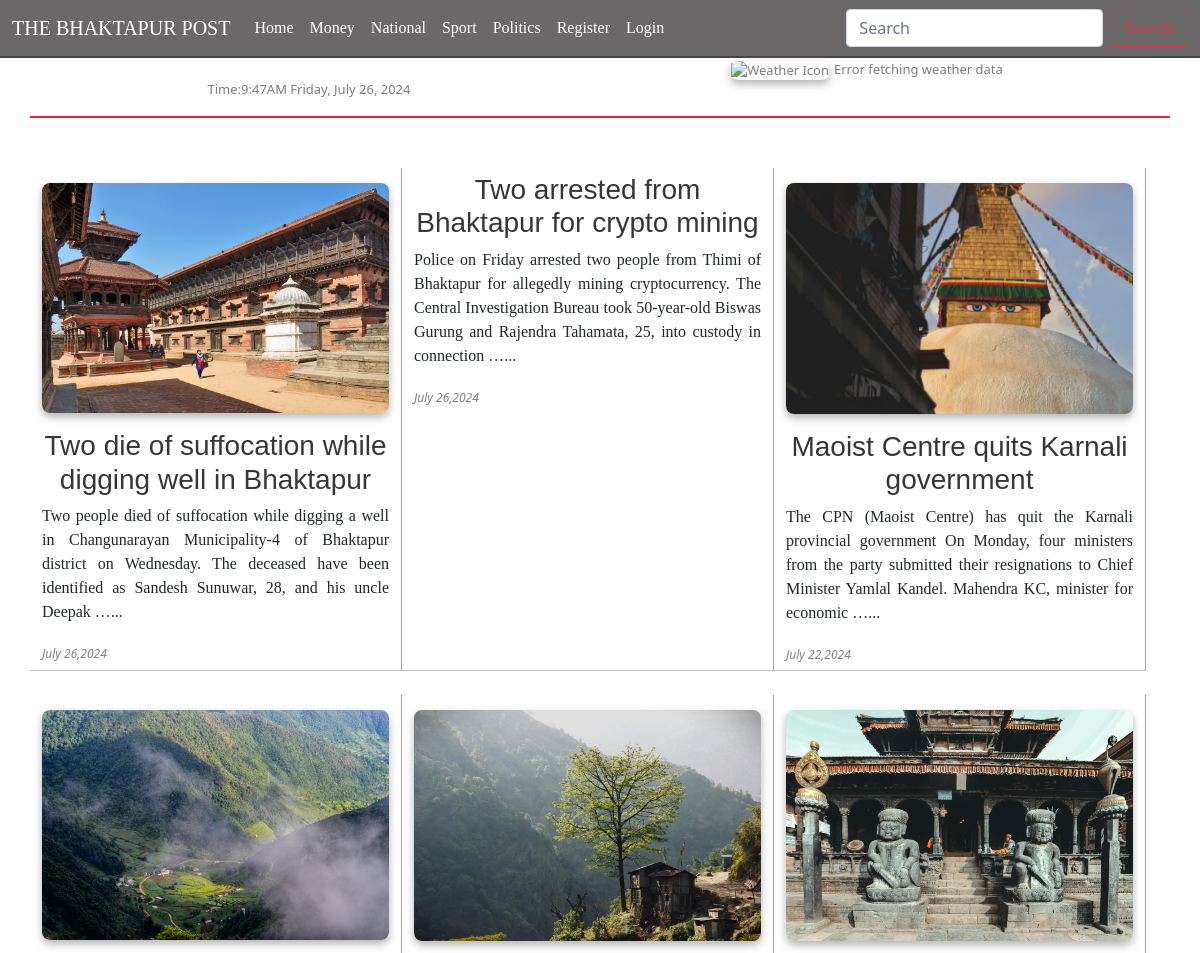
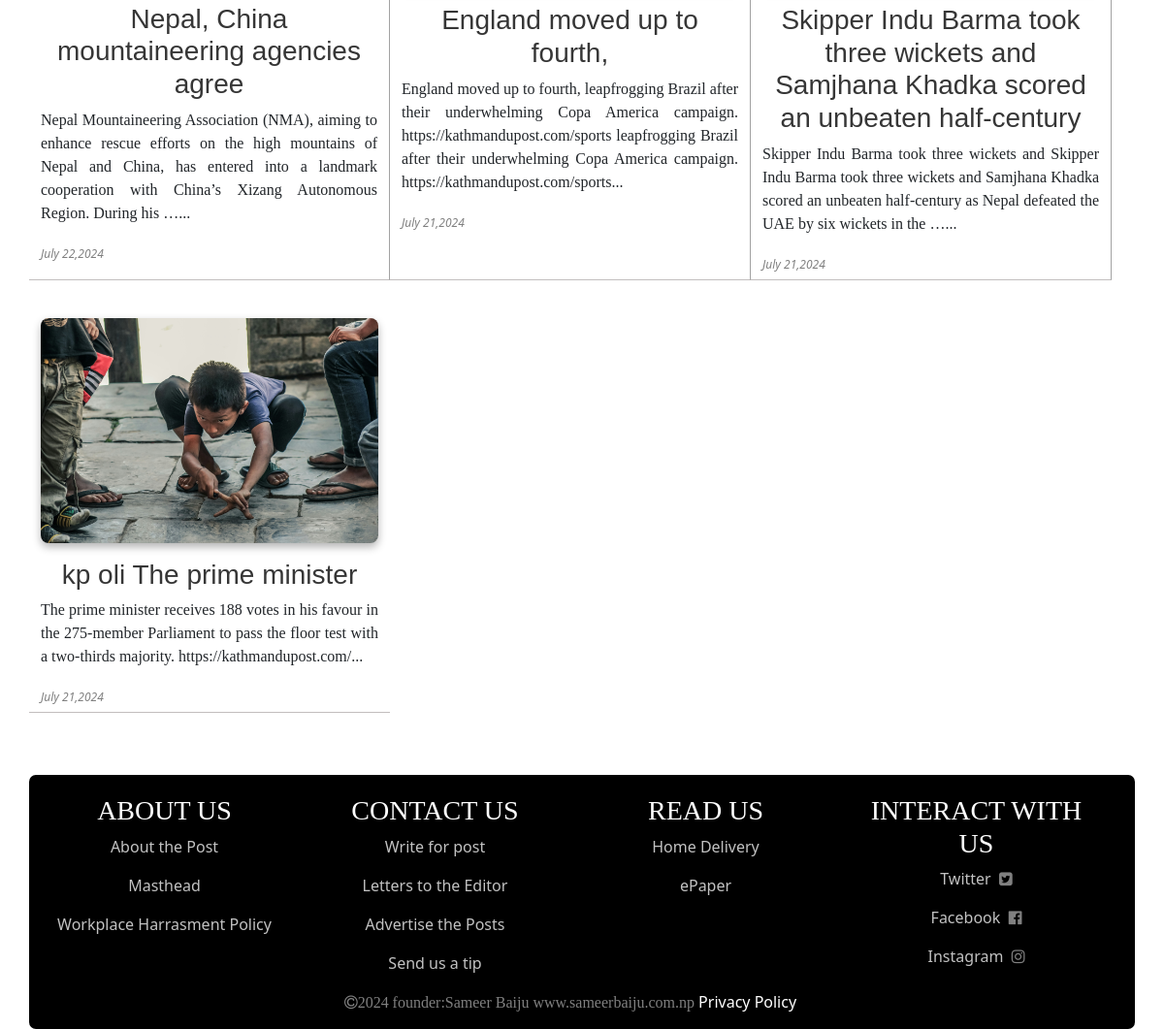
The page / on the database its author committed (2 pictures, top to bottom).
### news/models.py (models this page shows, shortened)
class Article(models.Model):
    title = models.CharField(max_length=200)
    content = models.TextField()
    news_slug=AutoSlugField(populate_from='title',default=None,null=True,unique=True)
    category = models.ForeignKey(Category, on_delete=models.CASCADE)
    pub_date = models.DateTimeField('date published')
    img=models.ImageField(upload_to='news_images/', null=True,blank=True)

### practice/views.py (the view)
# urls.py: 2. Add a URL to urlpatterns:  path('', views.home, name='home')
def home(request):
    data=Article.objects.all().order_by('-pub_date')
    return render(request,'home.html',{'articles':data})

### template/home.html
{% include 'navbar.html'%}
<html>
<body>
    <div class="container-md home-container ">
        <div class="row">
            {% for i in articles %}
            <div class="col-md-4 column mb-4 ">
                {% if i.img %}
                <a href="{% url 'newshomedetail' i.news_slug %}"><img src="{{i.img.url}}" /></a>
               {% endif %}
                <a href="{% url 'newshomedetail' i.news_slug %}"><h3 class="justify-text">{{ i.title }}</h3></a>
                <p class="justify-text">{{ i.content | truncatewords:30 }}...</p>
                <i>{{i.pub_date|date:"F j,Y"}}</i>
            </div>
            {% endfor %}
        </div>
    </div>
    {% include 'footer.html'%}
</body>
</html>

### template/navbar.html (shortened to what this page needs)
<!DOCTYPE html>
<html lang="en">
<head>
    <link rel="stylesheet" href="/static/style.css">
    <link href="https://cdn.jsdelivr.net/npm/bootstrap@5.0.2/dist/css/bootstrap.min.css" rel="stylesheet">
   <link rel="stylesheet" href="https://cdnjs.cloudflare.com/ajax/libs/font-awesome/4.7.0/css/font-awesome.min.css">
</head>
<body>
    <nav class="navbar navbar-expand-lg navbar-dark fixed-top">
        <div class="container-fluid">
            <a class="navbar-brand brand-title" href="/">THE BHAKTAPUR POST</a>
            <div class="collapse navbar-collapse" id="navbarTogglerDemo02">
                <ul class="navbar-nav me-auto mb-2 mb-lg-0">
                    <li class="nav-item">
                        <a class="nav-link active" aria-current="page" href="/">Home</a>
                    </li>
                    <li class="nav-item">
                        <a class="nav-link active" href="/money/">Money</a>
                    </li>
                    <li class="nav-item">
                        <a class="nav-link active" href="/national/">National</a>
                    </li>
                    <li class="nav-item">
                        <a class="nav-link active" href="/sport/">Sport</a>
                    </li>
                    <li class="nav-item">
                        <a class="nav-link active" href="/politics/">Politics</a>
                    </li>
                    <li class="nav-item">
                        <a class="nav-link active" href="/register/">Register</a>
                    </li>
                    <li class="nav-item">
                        <a class="nav-link active" href="/login/">Login</a>
                    </li>
                </ul>
                <form class="d-flex" action="{% url 'newsdetail' %}">
                    <input class="form-control me-2" type="search" name="q" placeholder="Search">
                    <button class="btn btn-outline-danger" type="submit">Search</button>
                </form>
            </div>
        </div>
    </nav>
<div class="container time-weather">
    <div class="row">
        <div class="col-6 column-time time">
            <p>Time:</p>
            <p id="time" class="text-center"></p>&nbsp;
            <p id="date" class="text-center"></p>
        </div>
        <div class="col-6 column-weather weather">
            <div class="weather-info">
                <div class="weather-icon">
                    <img id="weather-icon" src="" alt="Weather Icon">
                </div>
                <div class="weather-details">
                   <a href="https://www.accuweather.com/en/np/bhaktapur/241810/hourly-weather-forecast/241810" > <div id="city-name"></div>
                    <div id="temperature"></div></a>
                </div>
            </div>
        </div>
    </div>
</div>
</body>
</html>

### template/footer.html (shortened to what this page needs)
<html>
    <head>
</head>
    <body>
<div class="container footer">
    <div class="row text-center">
        <div class="col-md-3">
            <h3>ABOUT US</h3>
            <p><a href="">About the Post </a></p>
            <p><a href="">Masthead </a></p>
            <p><a href="">Workplace Harrasment Policy </a></p>
        </div>
        <div class="col-md-3">
            <h3>CONTACT US</h3>
            <p><a href="">Write for post </a></p>
            <p><a href="">Letters to the Editor </a> </p>
            <p><a href="">Advertise the Posts </a></p>
            <p><a href="">Send us a tip</a></p>
        </div>
        <div class="col-md-3">
            <h3>READ US</h3>
            <p><a href="">Home Delivery</a></p>
            <p><a href="">ePaper</a></p>
        </div>
        <div class="col-md-3">
            <h3>INTERACT WITH US</h3>
            <p><a href="">Twitter</a> &nbsp;<i class="fa fa-twitter-square" aria-hidden="true"></i></p>
            <p><a href="">Facebook</a> &nbsp;<i class="fa fa-facebook-official" aria-hidden="true"></i></p>
            <p><a href="">Instagram</a> &nbsp;<i class="fa fa-instagram" aria-hidden="true"></i></p>
        </div>
        <div class="col">
            <div class="line-text">
                <p><i class="fa fa-copyright" aria-hidden="true">2024 founder:Sameer Baiju www.sameerbaiju.com.np</i>&nbsp;<a href="" class="privacy">Privacy Policy</a></p>
            </div>
        </div>
    </div>
</div>
    </body>
</html>

### static/style.css (style rules this page uses)
* { margin: 0px; box-sizing: border-box; }
.navbar .brand-title { font-family: Cambria, Cochin, Georgia, Times, 'Times New Roman', serif; }
.navbar-nav .nav-link.active { font-family:'Times New Roman', Times, serif; }
.navbar { border-bottom: 2px solid rgba(0, 0, 0, 0.333); margin-bottom: 150px; transition: 0.5s; background-color: rgba(21, 20, 20, 0.978); }
.column { margin-bottom: 50px ; border-right: 1px solid rgb(162, 162, 162); overflow: auto; border-bottom: 1px solid rgb(194, 190, 190); padding: 5px; }
.column a { text-decoration: none; color: rgb(54, 54, 54); }
.column:last-child { border-right: none; }
h3.justify-text { text-align:center; }
.column h3 { font-family:'Trebuchet MS', 'Lucida Sans Unicode', 'Lucida Grande', 'Lucida Sans', Arial, sans-serif; }
.column i { color: gray; font-size: 12px; }
p.justify-text { text-align: justify; font-family: Georgia, 'Times New Roman', Times, serif; }
.container { flex: 1; display: flex; align-items: center; }
.time-weather { width:90%; margin-top: 60px; margin-bottom: 50px; border-bottom: 2px solid rgb(234, 37, 37); font-size: 13px; color: rgb(123, 123, 123); }
.row { width: 100%; }
.column-weather,.column-time { display: flex; align-items: center; justify-content: center; height: 100%; }
.weather-info { display: flex; align-items: center; }
.weather-icon img { width: 50px; height: 50px; margin-right: 5px; box-shadow: 0 4px 8px rgba(0, 0, 0, 0.303); border-radius:15%; }
.weather-details a { text-decoration: none; color: rgb(123, 123, 123); }
.time { text-align: center; padding-top: 20px; }
.column img { width: 100%; height: auto; object-fit: cover; border-radius: 8px; box-shadow: 0 4px 8px rgba(0, 0, 0, 0.303); margin-bottom: 1rem; margin-top: 10px; transform: scale(1) }

### template/footer.html (style rules this page uses)
.footer { background-color: black; color: rgb(255, 255, 255); margin-top: 40px; padding-top: 20px; border-radius: 7px; transition: 0.7s; }
.footer h3 { font-family: 'Times New Roman', Times, serif; }
.footer a { text-decoration: none; color: rgb(194, 194, 194); }
.footer i { color: gray; }
.footer .privacy { color: white; }

### rows shown on the page
Article: img (picture), title "Two die of suffocation while digging well in Bhaktapur", content "Two people died of suffocation while digging a well in Changunarayan Municipality-4 of Bhaktapur district on Wednesday. The deceased have been identified as Sandesh Sunuwar, 28, and his uncle Deepak …", pub_date "July 26,2024"
Article: title "Two arrested from Bhaktapur for crypto mining", content "Police on Friday arrested two people from Thimi of Bhaktapur for allegedly mining cryptocurrency. The Central Investigation Bureau took 50-year-old Biswas Gurung and Rajendra Tahamata, 25, into custody in connection …", pub_date "July 26,2024"
Article: img (picture), title "Maoist Centre quits Karnali government", content "The CPN (Maoist Centre) has quit the Karnali provincial government On Monday, four ministers from the party submitted their resignations to Chief Minister Yamlal Kandel. Mahendra KC, minister for economic …", pub_date "July 22,2024"
Article: img (picture), title "Nepal, China mountaineering agencies agree", content "Nepal Mountaineering Association (NMA), aiming to enhance rescue efforts on the high mountains of Nepal and China, has entered into a landmark cooperation with China’s Xizang Autonomous Region. During his …", pub_date "July 22,2024"
Article: img (picture), title "England moved up to fourth,", content "England moved up to fourth, leapfrogging Brazil after their underwhelming Copa America campaign. https://kathmandupost.com/sports leapfrogging Brazil after their underwhelming Copa America campaign. https://kathmandupost.com/sports", pub_date "July 21,2024"
Article: img (picture), title "Skipper Indu Barma took three wickets and Samjhana Khadka scored an unbeaten half-century", content "Skipper Indu Barma took three wickets and Skipper Indu Barma took three wickets and Samjhana Khadka scored an unbeaten half-century as Nepal defeated the UAE by six wickets in the …", pub_date "July 21,2024"
Article: img (picture), title "kp oli The prime minister", content "The prime minister receives 188 votes in his favour in the 275-member Parliament to pass the floor test with a two-thirds majority. https://kathmandupost.com/", pub_date "July 21,2024"
